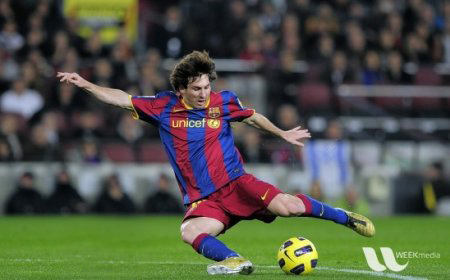
#> input picture Tutorials/messi.jpg, 450 x 280 px
$ python 6.py
#> lines starting #> are read from the running program, lines starting #| are printed output that depends on the picture; after the words box and inside, x2 and y2 are one past the last pixel; in counts of white or black regions, pixels touching at a corner belong together
# Image Processing in OpenCV > Template Matching
import cv2
import numpy as np

img = cv2.imread('messi.jpg',0)
#> img: shape (280, 450); min 0, max 250, mean 82.7
img2 = img.copy()
template = cv2.imread('messi_face.jpg',0)
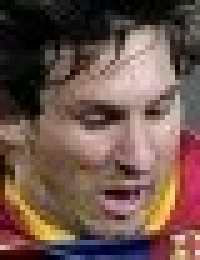
#> input picture Tutorials/messi_face.jpg, 40 x 52 px (shown 5 times larger)
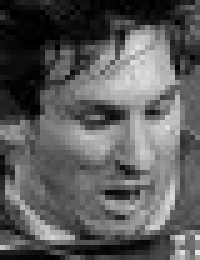
#> template: shape (52, 40) (shown 5 times larger); min 0, max 229, mean 91
w, h = template.shape[::-1]
#> w = 40; h = 52

# All the 6 methods for comparison in a list
methods = ['cv2.TM_CCOEFF', 'cv2.TM_CCOEFF_NORMED', 'cv2.TM_CCORR',
  'cv2.TM_CCORR_NORMED', 'cv2.TM_SQDIFF', 'cv2.TM_SQDIFF_NORMED']

for meth in methods:
  img = img2.copy()
  method = eval(meth)

  # Apply template Matching
  res = cv2.matchTemplate(img,template,method)
  min_val, max_val, min_loc, max_loc = cv2.minMaxLoc(res)

  # If the method is TM_SQDIFF or TM_SQDIFF_NORMED, take minimum
  if method in [cv2.TM_SQDIFF, cv2.TM_SQDIFF_NORMED]:
    top_left = min_loc
  else:
    top_left = max_loc
  bottom_right = (top_left[0] + w, top_left[1] + h)

  cv2.rectangle(img,top_left, bottom_right, 255, 2)

  cv2.imshow('result', res)
  cv2.imshow('img', img)
#> this loop made 6 passes
#> (min_val, max_val, min_loc, top_left, bottom_right) on passes 1 to 4: (-3537469, 4219274, (80, 171), (175, 66), (215, 118)), (-0.61, 0.657, (38, 170), (175, 66), (215, 118)), (4241106.5, 30302298, (191, 0), (358, 228), (398, 280)), (0.504, 0.897, (37, 169), (176, 66), (216, 118))
#> (min_val, max_val, max_loc, top_left, bottom_right) on passes 5 to 6: (4762542, 20966186, (183, 221), (176, 66), (216, 118)), (0.223, 1, (0, 0), (176, 66), (216, 118))
#> pass 1, `res = cv2.matchTemplate(img,template,method)`:
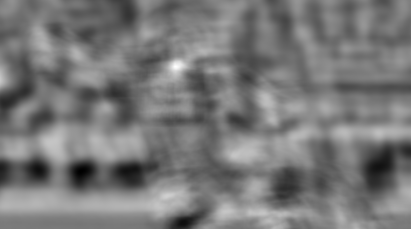
#> res: shape (229, 411) float32; min -3537469, max 4219274, mean 125279.1; drawn with min black and max white
#> pass 1, `cv2.imshow('result', res)`:
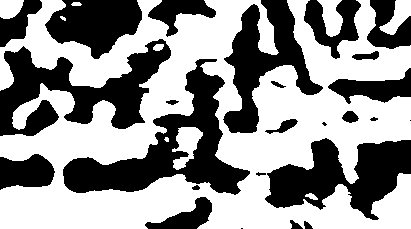
#> window 'result': shape (229, 411); 57.2% white; 25 black regions (3 under 20 px), largest, box (x1, y1, x2, y2) and area: (63, 59, 250, 195) 8179, (0, 39, 171, 136) 7198, (265, 138, 411, 220) 6320
#> pass 1, `cv2.imshow('img', img)`:
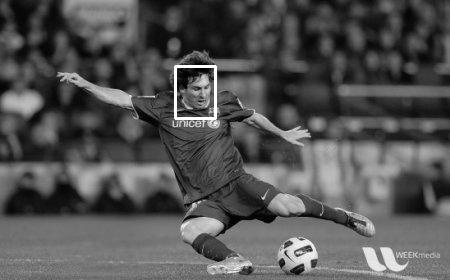
#> window 'img': shape (280, 450); min 0, max 255, mean 83.5
#> pass 2, `res = cv2.matchTemplate(img,template,method)`:
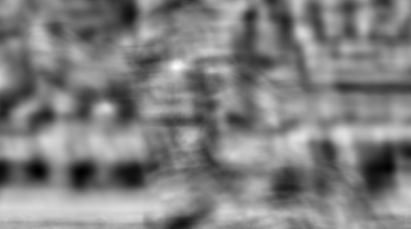
#> res: shape (229, 411) float32; min -0.61, max 0.657, mean 0.0286; drawn with min black and max white
#> after the loop:
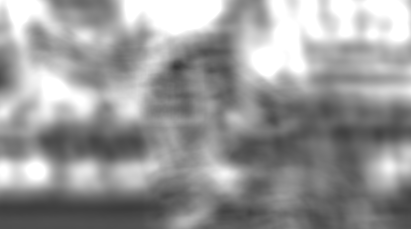
#> res: shape (229, 411) float32; min 0.223, max 1, mean 0.603

k = cv2.waitKey(0) & 0xFF
#> (key Esc is pressed here)
if k == 27:   # if press ESC, exit
  cv2.destroyAllWindows()
elif k == ord('s'): # if press 's', Save picture in gray color and exit
  cv2.imwrite('6.png', res)
  cv2.destroyAllWindows()
